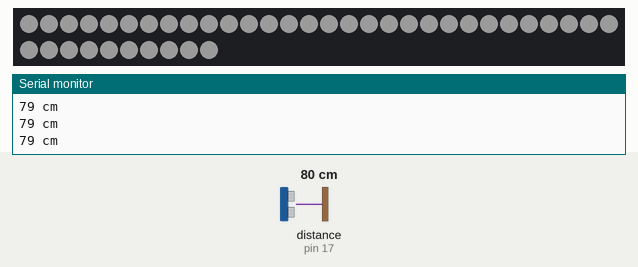
This sketch was run on a simulated Arduino Uno, built with avr-gcc and run on an emulated ATmega328P. Parts: 40 RGB LEDs in strip order, left to right, continuing on the next row, the last lines printed to the serial monitor. Wiring (inferred from the names in the program): ultrasonic range finder: trigger pin 16; echo pin 17. The inputs (shaded band) are chosen by the test bench; at power-on: distance to the obstacle (sensor on pin 17) 80 cm. The echo pulse lasts 58.3 µs per cm; dim RGB values are drawn brighter than linear.

Above: at 1.2 s.
1.3 s: distance to the obstacle (sensor on pin 17) set to 250 cm
4.3 s: distance to the obstacle (sensor on pin 17) set to 18 cm
At 4.9 s:
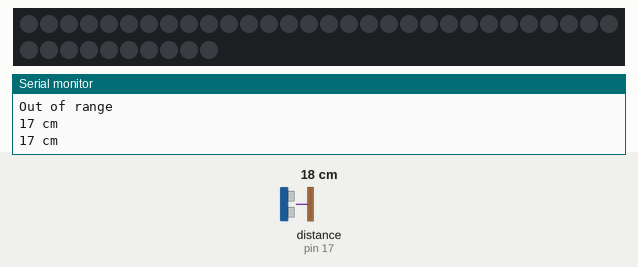
6.0 s: distance to the obstacle (sensor on pin 17) set to 203 cm
At 6.5 s:
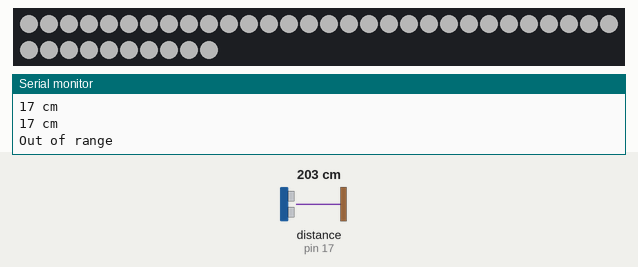
9.0 s: distance to the obstacle (sensor on pin 17) set to 35 cm
12.0 s: distance to the obstacle (sensor on pin 17) set to 2 cm
At 13.0 s:
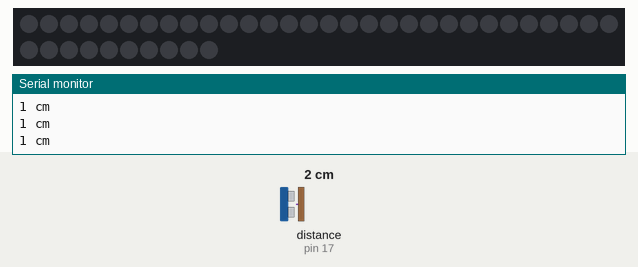
13.7 s: distance to the obstacle (sensor on pin 17) set to 120 cm
At 14.3 s:
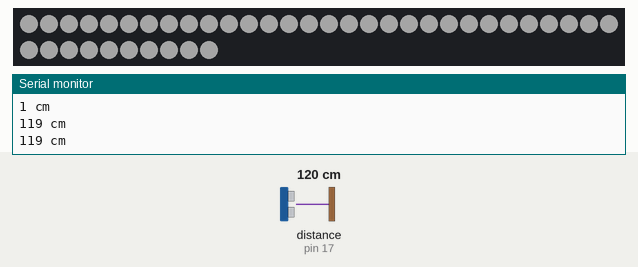
Timing chart, 0 to 16.7 s (numbered marks = the images above; inputs shaded):
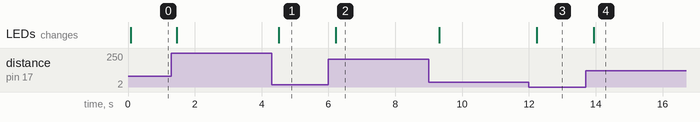

The sketch:

HCSR04_NeoPixels.ino
```cpp
#include <Adafruit_NeoPixel.h>

#define trigPin 16
#define echoPin 17
#define PIN 13
//#define led2 10
#define NUMPIXELS 40 // Popular NeoPixel ring size

Adafruit_NeoPixel pixels(NUMPIXELS, PIN, NEO_GRB + NEO_KHZ800);

void setup() {
  Serial.begin (9600);
  pixels.begin(); // INITIALIZE NeoPixel strip object (REQUIRED)
  pinMode(trigPin, OUTPUT);
  pinMode(echoPin, INPUT);
 // pinMode(led, OUTPUT);
 // pinMode(led2, OUTPUT);
}

void loop() {
    pixels.clear(); // Set all pixel colors to 'off'
  long duration, distance;
  digitalWrite(trigPin, LOW);  // Added this line
  delayMicroseconds(2); // Added this line
  digitalWrite(trigPin, HIGH);
//  delayMicroseconds(1000); - Removed this line
  delayMicroseconds(10); // Added this line
  digitalWrite(trigPin, LOW);
  duration = pulseIn(echoPin, HIGH);
  distance = (duration/2) / 29.1;
  if (distance < 20) {  // This is where the LED On/Off happens

  // The first NeoPixel in a strand is #0, second is 1, all the way up
  // to the count of pixels minus one.
  for(int i=0; i<NUMPIXELS; i++) { // For each pixel...

    // pixels.Color() takes RGB values, from 0,0,0 up to 255,255,255
    // Here we're using a moderately bright green color:
    pixels.setPixelColor(i, pixels.Color(0, 0, 0));

    pixels.show();   // Send the updated pixel colors to the hardware.

   // delay(30); // Pause before next pass through loop
  }
}
  else {
      for(int i=0; i<NUMPIXELS; i++) { // For each pixel...

    // pixels.Color() takes RGB values, from 0,0,0 up to 255,255,255
    // Here we're using a moderately bright green color:
    pixels.setPixelColor(i, pixels.Color(distance/3, distance/3, distance/3));

    pixels.show();   // Send the updated pixel colors to the hardware.

    //delay(30); // Pause before next pass through loop
  }
   // digitalWrite(led,LOW);
    //digitalWrite(led2,HIGH);
    pixels.clear(); // Set all pixel colors to 'off'
  }
  if (distance >= 200 || distance <= 0){
    Serial.println("Out of range");

  }
  else {
    Serial.print(distance);
    Serial.println(" cm");
  }
  delay(200);
}
```

Measured:
- after the input at 4.3 s, the LEDs: change after 0.21 s (image 1)
- after the input at 6.0 s, the LEDs: change after 0.22 s (image 2)
- after the input at 12.0 s, the LEDs: change after 0.24 s (image 3)
- after the input at 13.7 s, the LEDs: change after 0.24 s (image 4)
